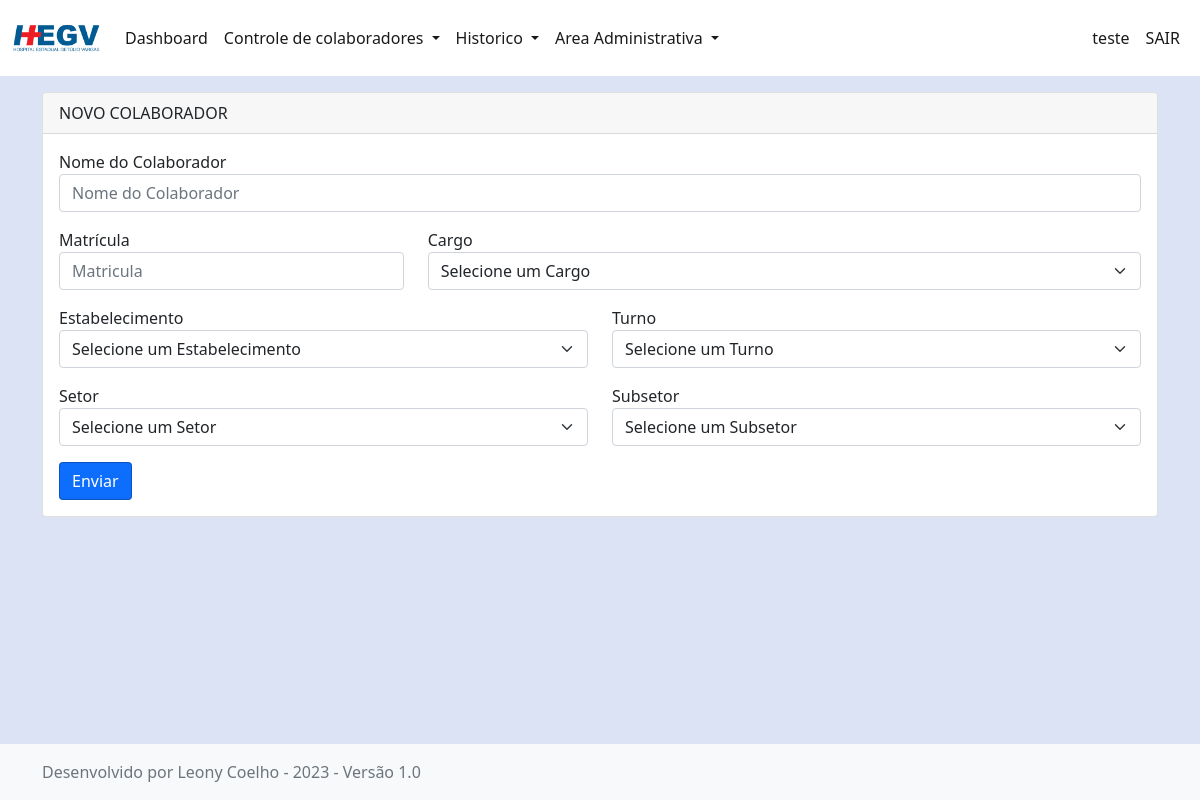
Screenshot of /new_worker/ (signed in) with the database file from the repository.
### app_efetivos/models.py (models this page shows, shortened)
class Global_Settings(models.Model):
    establishment_title = models.CharField(max_length=50, default='Estabelecimento')
    sector_title = models.CharField(max_length=50, default='Setor')
    subSector_title = models.CharField(max_length=50, default='Subsetor')
    shift_title = models.CharField(max_length=50, default='Turno')
    position_title = models.CharField(max_length=50, default='Cargo')
    status_title = models.CharField(max_length=50, default='Status')
    theme = models.ManyToManyField(Theme)
    logo_image =  models.ImageField(upload_to='logos/uploaded_logo', default='logos/logo.png')
    bg_image =  models.ImageField(upload_to='bgs/uploaded_bgs', default='bgs/bg.png')
    institution_name = models.CharField(max_length=60, default='Sua Empresa')

class CustomUser(models.Model):
    user = models.OneToOneField(User, null=True, on_delete=models.CASCADE)
    name = models.CharField(max_length=100, null=True)
    sector = models.ManyToManyField(Sector)
    preset = models.ManyToManyField(Dashboard_Presets)

### app_efetivos/views.py (the view, shortened to what this page needs)
# urls.py: path('new_worker/',views.new_worker, name='new_worker'),
@login_required(login_url="/login/")
def new_worker(request):
    globalsettings = Global_Settings.objects.all().latest('id')
    position_list = Position.objects.all()
    establishment_list = Establishment.objects.all()
    shift_list = Shift.objects.all()
    sector_list = Sector.objects.all()
    subSector_list = Sub_Sector.objects.all()
    user = request.user
    setores_usuario = user.customuser.sector.all() if hasattr(user, 'customuser') else None
    if setores_usuario:
        workers = Worker.objects.filter(sector_w__in=setores_usuario)
    else:
        workers = Worker.objects.all()
    context = {
        'globalsettings': globalsettings,
        'position_list': position_list,
        'establishment_list': establishment_list,
        'shift_list': shift_list,
        'sector_list': sector_list,
        'subSector_list': subSector_list,
        'setores_usuario':setores_usuario,
    }
    return render(request, 'new_worker.html', context)

### app_efetivos/templates/new_worker.html (shortened to what this page needs)
{% extends 'base.html' %}
{% block conteudo %}
<div class="container">
    <div class="card custom-card">
        <div class="card-header d-flex justify-content-between align-items-center">
            Novo Colaborador
        </div>
        <div class="card-body">
            <form action="{% url 'new_worker' %}" method="post">
                <div class="from-group">
                    <div class="row">
                        <div class="col">
                            <label>Nome do Colaborador</label>
                            <input class="form-control" type="text" name="name" placeholder="Nome do Colaborador" autofocus  required>
                        </div>
                    </div>
                    <div class="row">
                        <div class="col-xl-4 col-lg-4 col-md-4 col-sm-12">
                            <label>Matrícula</label>
                            <input class="form-control customFormDeco" type="text" name="number" required pattern="[0-9]{6}" placeholder="Matricula" title="O numero da matrícula deve conter 6 digitos." oninput="this.value = this.value.replace(/[^0-9]/g, '')">
                        </div>
                        <div class="col-xl-8 col-lg-8 col-md-8 col-sm-12">
                            <label>{{globalsettings.position_title}}</label>
                            <select class="form-select" name="position" required>
                                <option value="" disabled selected hidden>Selecione um {{globalsettings.position_title}}</option>
                            </select>
                        </div>
                    </div>
                    <div class="row">
                        <div class="col-xl-6 col-lg-6 col-md-6 col-sm-12">
                            <label>{{globalsettings.establishment_title}}</label>
                            <select class="form-select" name="establishment" required>
                                <option value="" disabled selected hidden>Selecione um {{globalsettings.establishment_title}}</option>
                            </select>
                        </div>
                        <div class="col-xl-6 col-lg-6 col-md-6 col-sm-12">
                            <label>{{globalsettings.shift_title}}</label>
                            <select class="form-select" name="shift" required>
                                <option value="" disabled selected hidden>Selecione um {{globalsettings.shift_title}}</option>
                            </select>
                        </div>
                    </div>
                    <div class="row">
                        <div class="col-xl-6 col-lg-6 col-md-6 col-sm-12">
                            <label>{{globalsettings.sector_title}}</label>
                            <select class="form-select" name="sector" required>
                                <option value="" disabled selected hidden>Selecione um {{globalsettings.sector_title}}</option>
                            </select>
                        </div>
                        <div class="col-xl-6 col-lg-6 col-md-6 col-sm-12">
                            <label>{{globalsettings.subSector_title}}</label>
                            <select class="form-select" name="subSector" required>
                                <option value="" disabled selected hidden>Selecione um {{globalsettings.subSector_title}}</option>
                            </select>
                        </div>
                    </div>
                    <div class="from-group customForm">
                        <button class=" btn btn-primary customBtn" type="submit">Enviar</button>
                    </div>
                </div>
            </form>
        </div>
</div>
</div>
{% endblock %}

### app_efetivos/templates/base.html (shortened to what this page needs)
{% load static %}
<!doctype html>
<html lang="en" class="h-100">
  <head>
    <link href="https://cdn.jsdelivr.net/npm/bootstrap@5.1.3/dist/css/bootstrap.min.css" rel="stylesheet">
    <link rel="stylesheet" type="text/css" href="{% static  globalsettings.theme.first.theme_url  %}"  />
    </head>
    <body style="background-image: url('{{ globalsettings.bg_image.url }}'); background-size: cover; background-repeat: no-repeat;background-attachment: fixed;" class="d-flex flex-column h-100">
        <nav class="navbar navbar-expand-lg customNavbar">
            <div class="container-fluid">
              <a class="navbar-brand" href="{% url 'dashboard' %}">
                <img src="{{ globalsettings.logo_image.url }}" alt="Logo" height="50px">
              </a>
              <div class="collapse navbar-collapse" id="navbarSupportedContent">
                <ul class="navbar-nav me-auto mb-2 mb-lg-0">
                  <li class="nav-item">
                    <a class="nav-link" aria-current="page" href="{% url 'dashboard' %}">Dashboard</a>
                  </li>
                  <li class="nav-item dropdown">
                    <a class="nav-link dropdown-toggle" href="#" id="workerDropdown" role="button" data-bs-toggle="dropdown" aria-expanded="false">
                      Controle de colaboradores
                    </a>
                  </li>
                  <li class="nav-item dropdown">
                    <a class="nav-link dropdown-toggle" href="#" id="workerDropdown" role="button" data-bs-toggle="dropdown" aria-expanded="false">
                      Historico
                    </a>
                  </li>
                  {% if request.user.is_staff %}
                  <li class="nav-item dropdown">
                    <a class="nav-link dropdown-toggle" href="#" id="admDropdown" role="button" data-bs-toggle="dropdown" aria-expanded="false">
                        Area Administrativa
                    </a>
                  </li>
                  {% endif %}
                </ul>
                <div class="d-flex">
                  <ul class="navbar-nav me-auto mb-2 mb-lg-0">
                    <li class="nav-item">
                        <a class="nav-link" href="#">{{user.customuser.name}}</a>
                      </li>
                      <li class="nav-item">
                        <a class="nav-link" href="{% url 'logout_view' %}">SAIR</a>
                      </li>
                    </ul>
                </div>
              </div>
            </div>
          </nav>
        {% block conteudo %}
        {% endblock %}
    </body>
    <footer class="footer mt-auto py-3 bg-light base-footer">
      <div class="container">
        <span class="text-muted">Desenvolvido por Leony Coelho - 2023 - Versão 1.0</span>
      </div>
    </footer>
</html>

### app_efetivos/static/default.css (style rules this page uses)
body { background-color: rgb(220, 227, 245); }
.customNavbar { margin-bottom: 1rem; color: rgba(0, 0, 0, 0.9); background-color: #fff !important; }
.nav-link { color: rgba(0, 0, 0, 0.9); }
.custom-card { margin-bottom: 1.5rem; }
.card-header { text-transform: uppercase; }
.form-control { margin-bottom: 1rem; }
.form-select { margin-bottom: 1rem; }
.btn-primary { border-color: rgba(0, 0, 0, 0.247); }

### rows the page displays
Global_Settings: logo_image (placeholder picture), position_title "Cargo", establishment_title "Estabelecimento", shift_title "Turno", sector_title "Setor", subSector_title "Subsetor"

### other values shown
{{ user.customuser.name }} "teste"
